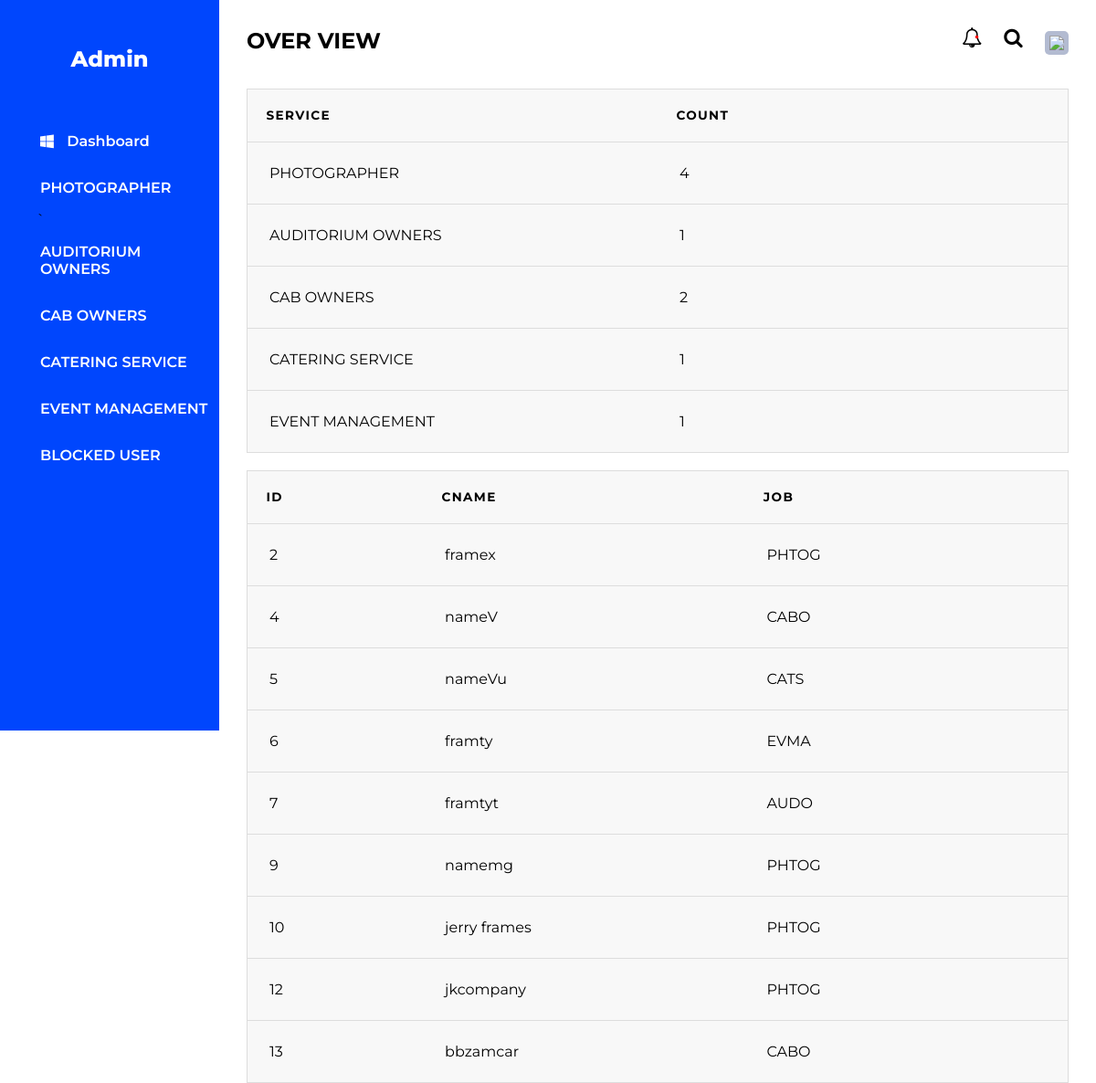
Page /wadmin/ on the committed database.
### myapp/models.py (models this page shows)
class SPD(models.Model): #service provider details
    namecu= models.CharField(unique=True,max_length=40,null=False)
    fname=models.CharField(null=False,max_length=40)
    lname = models.CharField(null=False,max_length=40)
    job=models.CharField(max_length=10,null=False)
    rwork=models.CharField(null=False,max_length=40)
    pnum=models.IntegerField(null=False)
    email=models.EmailField(null=False)
    Add=models.CharField(max_length=100,null=False)
    about=models.CharField(max_length=200,null=False)
    usernm=models.CharField(max_length=30,unique=True,null=False)
    userpw=models.CharField(null=False,max_length=40)
    slink=models.CharField(null=True,max_length=50)
    status=models.CharField(null=True,max_length=3,default="WL")

### myapp/views.py (the view)
# urls.py: path("wadmin/",views.wadmin),
def wadmin(request):
    de=SPD.objects.filter(status="CR")
    ph=len(de.filter(job="PHTOG"))
    cat=len(de.filter(job="CATS"))
    car=len(de.filter(job="CABO"))
    evm=len(de.filter(job="EVMA"))
    audo=len(de.filter(job="AUDO"))
    return render(request,"wadmin.html",{"ph":ph,"car":car,"cat":cat,'evm':evm,"audo":audo,"de":de})

### myapp/templates/wadmin.html (shortened to what this page needs)
{% load static%}
<!DOCTYPE html>
<html>
<head>
	<link rel="stylesheet" type="text/css" href="{% static 'wadmin/css/style.css' %}">
	<link rel="stylesheet" href="https://cdnjs.cloudflare.com/ajax/libs/font-awesome/4.7.0/css/font-awesome.min.css">
</head>
<body>
<section>
	<div class="sidebar">
		<h1 class="logo">Admin</h1>
		<ul class="nav">
			<li><a href="/wadmin/"><i class="fa fa-windows"></i> Dashboard</a></li>
			<li class=""><a href="/photographer/">PHOTOGRAPHER</a></li>
`			<li class=""><a href="/aduitorium/">AUDITORIUM OWNERS</a></li>
			<li class=""><a href="/cabowners/">CAB OWNERS</a></li>
			<li class=""><a href="/catering/">CATERING SERVICE</a></li>
			<li class=""><a href="/emangemant/">EVENT MANAGEMENT</a></li>
			<li class=""><a href="/blocked/">BLOCKED USER</a></li>
		</ul>
	</div>
	<div class="main">
		<div class="head-section">
			<div class="col-6">
				<h2>OVER VIEW</h2>
			</div>
			<div class="col-6" style="text-align: right;">
				<i class="fa fa-bell-o hicon"></i>
				<i class="fa fa-search hicon sicon"></i>
				<img src="image/user.png" class="user">
			</div>
		</div>
		<br><br>
		<div class="content">
			<table>
  <thead>
    <tr>
      <th scope="col" 	 >service </th>
      <th scope="col">count</th>
    </tr>
  </thead>
  <tbody>
    <tr>
      <td >PHOTOGRAPHER</td>
      <td>{{ph}}</td>
    </tr>
  <tr>
      <td>AUDITORIUM OWNERS</td>
      <td>{{audo}}</td>
    </tr>
  <tr>
      <td>CAB OWNERS</td>
      <td>{{car}}</td>
    </tr>
  <tr>
      <td>CATERING SERVICE</td>
      <td>{{cat}}</td>
    </tr>
  <tr>
      <td>EVENT MANAGEMENT</td>
      <td>{{evm}}</td>
    </tr>
  </tbody>
</table>
			<br>
		<table>
  <thead>
    <tr>
      <th scope="col" 	style=" width:1pc;" >ID</th>
      <th scope="col" style=" width:4pc;" >Cname</th>
      <th scope="col" style=" width:4pc;" >job</th>
    </tr>
  </thead>
  <tbody>
  {%for i in de %}
    <tr>
      <td data-label="Account">{{i.id}}</td>
      <td data-label="Due Date">{{i.namecu}}</td>
      <td data-label="Due Date">{{i.job}}</td>
    </tr>
  {% endfor %}
  </tbody>
</table>
		</div>
	</div>
</section>
</body>
</html>

### oneplace/static/wadmin/css/style.css (style rules this page uses)
:root { --blue:#0046fd; --white:#fff; --black:#000; --lightblue:#b3bbd1; --gray:#e5e5e5; }
* { margin: 0px; padding: 0px; font-family: 'Montserrat', sans-serif; }
body { height: 100vh; }
.sidebar { width: 20%; float: left; background: var(--blue); height: 100vh; position: relative; }
.main { width: 75%;float: left;height: 90vh; padding: 30px; }
.logo { text-align: center;color: var(--white); margin-top: 50px; font-weight: 800; margin-bottom: 50px; }
.nav { margin-left: 40px; }
.nav li { list-style: none; padding: 16px 19px; }
.nav li i { margin-right: 10px; }
.nav li a { color: var(--white); text-decoration: none; font-weight: 600; }
.nav > li { border-radius: 60px 0 0 60px; width: 92%; margin-left: -15px; }
.col-6 { width: 50%; float: left; }
.hicon { margin-right: 20px; font-size: 22px!important;position: relative; }
.hicon:nth-child(1):after { content: ''; position:absolute; width: 7px; height: 7px; background: red; border-radius: 10px; left: 13px; top: 7px; transform: scale(0.5); box-shadow: 0 0 0 0 rgba(255, 82, 82, 1); animation: pulse-red 2s infinite; cursor: pointer; }
.user { background:var(--lightblue); padding: 5px; width: 30px; margin-bottom: -11px; border-radius: 5px; cursor: pointer; }
table { border-collapse: collapse; margin: 0; padding: 0; width: 100%; table-layout: fixed; border-spacing: 0 15px; }
table tr { background-color: #f8f8f8; border: 1px solid #ddd!important; padding: .35em; margin-bottom: 10px; }
table th,table td { padding: 1.5em; text-align: left; }
table th { font-size: .85em; letter-spacing: .1em; text-transform: uppercase; }

### rows in the picture
SPD: id "2", namecu "framex", job "PHTOG"
SPD: id "4", namecu "nameV", job "CABO"
SPD: id "5", namecu "nameVu", job "CATS"
SPD: id "6", namecu "framty", job "EVMA"
SPD: id "7", namecu "framtyt", job "AUDO"
SPD: id "9", namecu "namemg", job "PHTOG"
SPD: id "10", namecu "jerry frames", job "PHTOG"
SPD: id "12", namecu "jkcompany", job "PHTOG"
SPD: id "13", namecu "bbzamcar", job "CABO"

### other values in the picture
{{ ph }} "4"
{{ audo }} "1"
{{ car }} "2"
{{ cat }} "1"
{{ evm }} "1"
